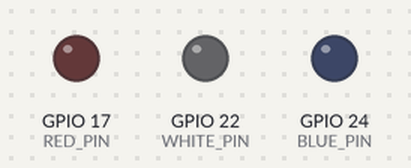
The program below on a simulated Raspberry Pi (BCM pin numbers). On the bench: output pins drawn as LEDs (lit = HIGH).

Above: at 0.15 s.
At 1.3 s:
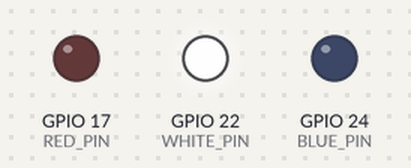
At 10.9 s:
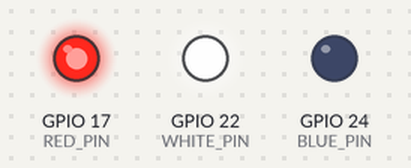
At 21.4 s:
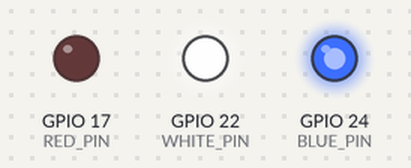
Timing chart, 0 to 22.9 s (numbered marks = the images above):
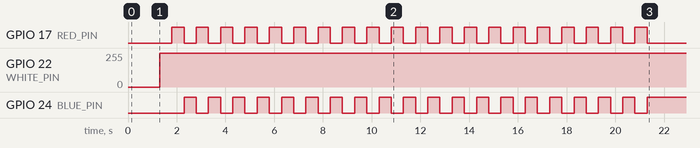

The program:

emergency.py
```python
import pigpio
import time


RED_PIN   = 17
WHITE_PIN = 22
BLUE_PIN  = 24

pi = pigpio.pi()

pi.set_PWM_dutycycle(RED_PIN, 0)
pi.set_PWM_dutycycle(BLUE_PIN, 0)
pi.set_PWM_dutycycle(WHITE_PIN, 0)

for x in range(0, 255):
    pi.set_PWM_dutycycle(WHITE_PIN, x)
    time.sleep(.005)

time.sleep(.5)

for x in range(0, 20): # flashes red + blue 20 times
    pi.set_PWM_dutycycle(RED_PIN, 255)
    time.sleep(.5)
    pi.set_PWM_dutycycle(RED_PIN, 0)
    pi.set_PWM_dutycycle(BLUE_PIN, 255)
    time.sleep(.5)
    pi.set_PWM_dutycycle(BLUE_PIN, 0)


pi.set_PWM_dutycycle(BLUE_PIN, 255)

#Lights will remain on for 2 minutes, and then the system will return to the standby state
time.sleep(120)

pi.set_PWM_dutycycle(RED_PIN, 0)
pi.set_PWM_dutycycle(BLUE_PIN, 0)
pi.set_PWM_dutycycle(WHITE_PIN,0)

pi.stop()
```

Measured:
- by itself, GPIO 17 (RED_PIN): alternates HIGH for 0.50 s and LOW for 0.50 s, 40 changes in all, then stays LOW
- by itself, GPIO 22 (WHITE_PIN): 0/255 → 254/255 at 1.3 s
- by itself, GPIO 24 (BLUE_PIN): alternates HIGH for 0.50 s and LOW for 0.50 s, 39 changes in all, then stays HIGH
